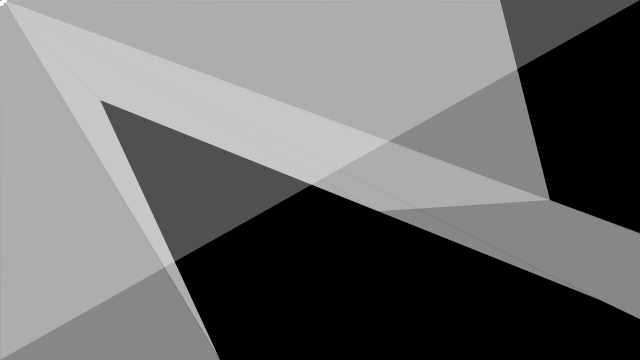
Frame 1 (no input)
Frame 60 (the mouse pressed at the canvas centre just before this capture): identical to frame 1, image omitted
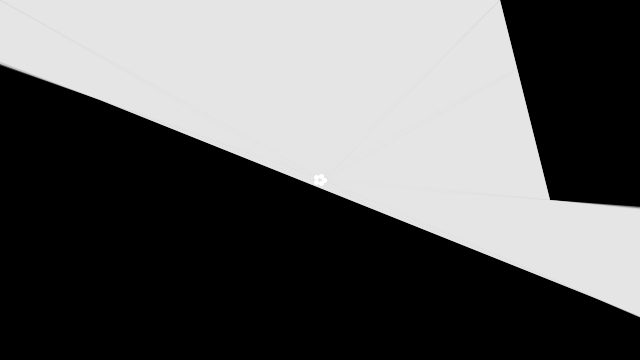
Frame 120 (the mouse held since frame 60 and released just before this capture)

The Processing sketch that drew these frames (run headless with seeded random() and noise(); from frame 60 on, the mouse is pressed at the canvas centre):

// Processing sketch: LightBox
// ── LightBox.pde
class Light{
  PVector Pos;
  ArrayList<PVector> RayPos=new ArrayList<PVector>(0);
  ArrayList<PVector> LightField=new ArrayList<PVector>(0);
  Light(PVector dPos){
    Pos=dPos;
  }
  void DrawLight(){
    stroke(255);
    fill(255);
    ellipse(Pos.x,Pos.y,4,4);
    fill(255,255,255,80);
    noStroke();
    for(int L=0;L<LightField.size()-1;L++){
       line(LightField.get(L).x,LightField.get(L).y,LightField.get(L+1).x,LightField.get(L+1).y);
       triangle(LightField.get(L).x,LightField.get(L).y,LightField.get(L+1).x,LightField.get(L+1).y,Pos.x,Pos.y);
    }
    line(LightField.get(LightField.size()-1).x,LightField.get(LightField.size()-1).y,LightField.get(0).x,LightField.get(0).y);
    triangle(LightField.get(LightField.size()-1).x,LightField.get(LightField.size()-1).y,LightField.get(0).x,LightField.get(0).y,Pos.x,Pos.y);
  }
  void CalcLightField(){
    RayPos=new ArrayList<PVector>(0);
    LightField=new ArrayList<PVector>(0);
    for(int W=0; W<WList.size();W++){
       RayPos.add(PVadd(WList.get(W).PoiA,PVminus(Pos)));
       RayPos.add(PVMult(PVadd(WList.get(W).PoiA,PVminus(Pos)),new PVector(1,0.001)));
       RayPos.add(PVMult(PVadd(WList.get(W).PoiA,PVminus(Pos)),new PVector(1,-0.001)));
       RayPos.add(PVadd(WList.get(W).PoiB,PVminus(Pos)));
       RayPos.add(PVMult(PVadd(WList.get(W).PoiB,PVminus(Pos)),new PVector(1,0.001)));
       RayPos.add(PVMult(PVadd(WList.get(W).PoiB,PVminus(Pos)),new PVector(1,-0.001)));
    }
    for(int r=0;r<RayPos.size();r++){
      ArrayList<PVector> ClosePos=new ArrayList<PVector>(0);
      for(int W=0; W<WList.size();W++){
        if(RayIntersect(Pos,RayPos.get(r),WList.get(W).PoiA,WList.get(W).PoiB)){
          ClosePos.add(RayIntersectPos(Pos,RayPos.get(r),WList.get(W).PoiA,WList.get(W).PoiB));
        }
      }
      for(int C=0;C<ClosePos.size()-1;C++){
        PVector PA=ClosePos.get(C);
        PVector PB=ClosePos.get(C+1);
        if(dist(PA.x,PA.y,Pos.x,Pos.y)<dist(PB.x,PB.y,Pos.x,Pos.y)){
          ClosePos.get(C+1).set(PA);
        }
      }
      if(ClosePos.size()>=1){
        LightField.add(ClosePos.get(ClosePos.size()-1));
      }
    }
    for(int L=0;L<=LightField.size()-2;L++){
      for(int M=0;M<=LightField.size()-L-2;M++){
        PVector One=LightField.get(M).copy();
        PVector Two=LightField.get(M+1).copy();
        if(atan2(One.x-Pos.x,One.y-Pos.y)>atan2(Two.x-Pos.x,Two.y-Pos.y)){
          LightField.get(M).set(Two);
          LightField.get(M+1).set(One);
        }
      }
    }
  }
}
class Wall{
  PVector PoiA;
  PVector PoiB;
  Wall(PVector dPoiA,PVector dPoiB){
    PoiA=dPoiA;
    PoiB=dPoiB;
  }
  void DrawWall(){
    stroke(255);
    line(PoiA.x,PoiA.y,PoiB.x,PoiB.y);
  }
}
ArrayList<Light> LList=new ArrayList<Light>();
ArrayList<Wall> WList= new ArrayList<Wall>();
void setup(){
    frameRate(60);
    size(640, 360);
    WList.add(new Wall(new PVector(100,100),new PVector(220,360)));
    WList.add(new Wall(new PVector(100,100),new PVector(600,300)));
    WList.add(new Wall(new PVector(500,0),new PVector(550,200)));
    
    WList.add(new Wall(new PVector(0,0),new PVector(0,height)));
    WList.add(new Wall(new PVector(0,0),new PVector(width,0)));
    WList.add(new Wall(new PVector(0,height),new PVector(width,height)));
    WList.add(new Wall(new PVector(width,0),new PVector(width,height)));
    for(int i=0;i<=5;i++){
      LList.add(new Light(new PVector()));
    }
}
void draw(){
  background(0); 
  fill(0);
  stroke(0);
  for(float i=0;i<=5;i++){
    Light L= LList.get(int(i));
    L.Pos=new PVector(mouseX+cos(2*i/5*PI)*4,mouseY+sin(2*i/5*PI)*4);
    L.CalcLightField();
    L.DrawLight();
  }
}
// ── functions.pde
boolean RayIntersect(PVector Pos,PVector Ray,PVector PoiA,PVector PoiB){
  PVector rotPoiA=PVDivide(PVadd(PoiA,PVminus(Pos)),Ray);
  PVector rotPoiB=PVDivide(PVadd(PoiB,PVminus(Pos)),Ray);
  PVector intersect=new PVector(rotPoiA.x-(rotPoiA.y*(rotPoiA.x-rotPoiB.x)/(rotPoiA.y-rotPoiB.y)),0);
  return (intersect.x>=0)&&FLtween(rotPoiA.x,rotPoiB.x,intersect.x);
}
PVector RayIntersectPos(PVector Pos,PVector Ray,PVector PoiA,PVector PoiB){
  PVector rotPoiA=PVDivide(PVadd(PoiA,PVminus(Pos)),Ray);
  PVector rotPoiB=PVDivide(PVadd(PoiB,PVminus(Pos)),Ray);
  PVector intersect=new PVector(rotPoiA.x-(rotPoiA.y*(rotPoiA.x-rotPoiB.x)/(rotPoiA.y-rotPoiB.y)),0);
  return PVadd(PVMult(intersect,Ray),Pos);
}
PVector PVadd(PVector A,PVector B){
  return new PVector(A.x+B.x,A.y+B.y);
}
PVector PVextend(PVector A,float B){
  return new PVector(A.x*B,A.y*B);
}

PVector PVsetmag(PVector P,float L){
  return PVextend(P,L/PVmag(P));
}
PVector PVminus(PVector P){
  return PVextend(P,-1);
}
float PVmag(PVector P){
  return dist(0,0,P.x,P.y);
}
PVector PVMult(PVector A,PVector B){
  return new PVector(A.x*B.x-A.y*B.y,A.x*B.y+A.y*B.x);
}
PVector PVDivide(PVector P,PVector C){
  return new PVector((C.x*P.x+C.y*P.y)/((C.x*C.x)+(C.y*C.y)),
  (C.x*P.y-C.y*P.x)/((C.x*C.x)+(C.y*C.y)));
}

String PVstring(PVector P){
  return " X:"+ P.x+" Y:"+P.y;
}

boolean FLtween(float A,float B,float M){
  return ((M>=A)&&(M<=B))||((M<=A)&&(M>=B));
}
